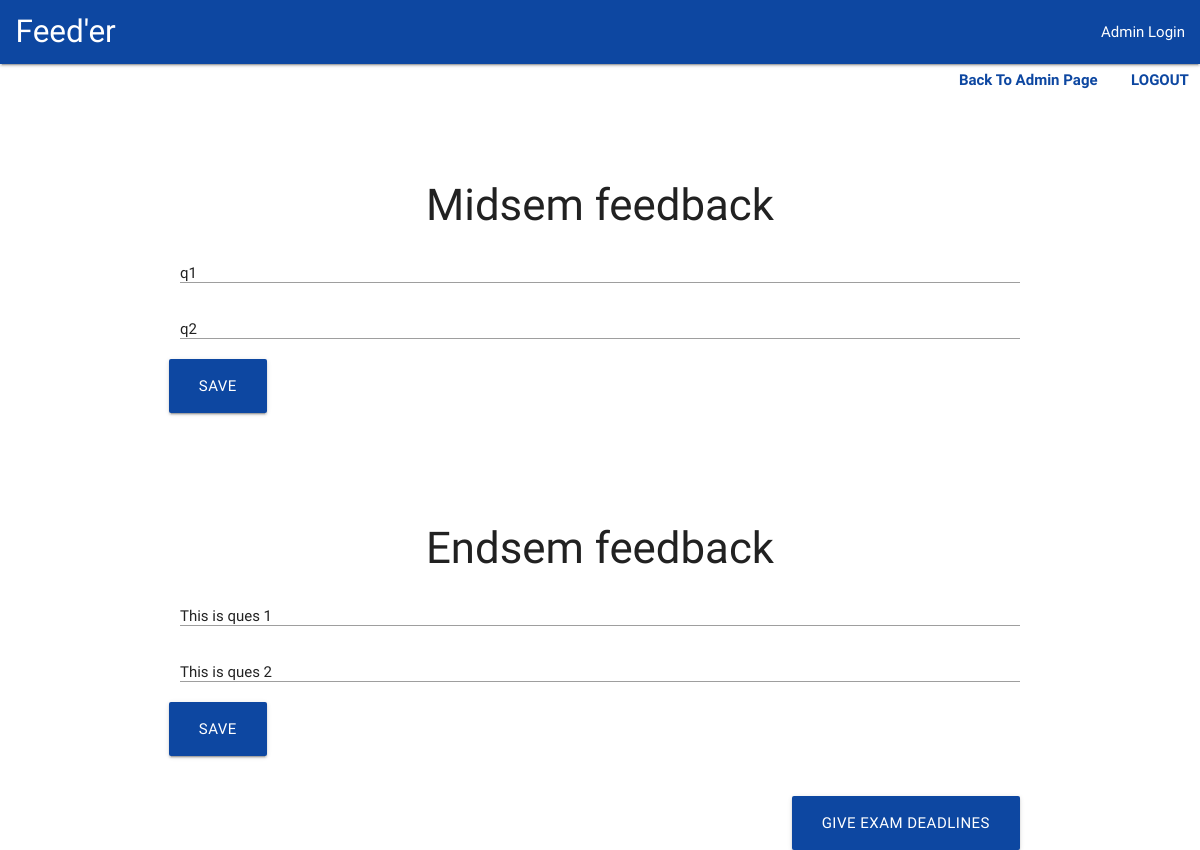
Screenshot of /adminApp/feedbackform/CS 251/ with the database file from the repository.
### adminApp/models.py (models this page shows, shortened)
class course(models.Model):
    course_name = models.CharField(max_length=50)
    course_number = models.CharField(max_length=20)
    mid_deadline = models.DateField(null="true")
    end_deadline = models.DateField(null="true")

class midsemquestion(models.Model):
    ques = models.CharField(max_length=1000)
    course = models.ForeignKey('course')
    def __str__(self):
        return self.ques

class endsemquestion(models.Model):
    ques = models.CharField(max_length=1000)
    course = models.ForeignKey('course')
    def __str__(self):
        return self.ques

### adminApp/views.py (the view)
# urls.py: url(r'^feedbackform/(?P<course_number>[\d\D]+)/',views.feedbackform,name="feedback"),
def feedbackform(request,course_number):
    coursecurrent = course.objects.get(course_number=course_number)
    context ={"course": coursecurrent, 'endques': coursecurrent.endsemquestion_set.all(), 'midques': coursecurrent.midsemquestion_set.all()}
    return render(request,"adminApp/feedback.html",context)

### adminApp/templates/adminApp/feedback.html (shortened to what this page needs)
{% extends "homepage/base.html" %}
{% block content %}
<a href="/adminApp/logout_admin">
          <h6 class="header right" style="color:#0d47a1;"><b>&nbsp;&nbsp;&nbsp;&nbsp;&nbsp;&nbsp;LOGOUT</b>&nbsp;&nbsp;&nbsp;</h6>
    </a>
<a href="/adminApp/welcome">
<h6 class="header right" style="color:#0d47a1;"><b>Back To Admin Page</b>&nbsp;&nbsp;&nbsp;</h6>
    </a>
    <br><br>
<div class="container">
  <div id="midfeed"  style="padding-top:50px;">
    <h3 align="center">Midsem feedback</h3>
        <div class="row">
        <form class="col s12" name="midform" method="post" action="/adminApp/mid_feedback/">
          <div class="row">
            <div class="input-field col s12">
              <input name= "q1" id="q1" value="{{midques.0}}" class="materialize-textarea" class="validate"></input>
            </div>
            <div class="input-field col s12">
              <input name="q2" id="q2" type="text" placeholder="Question 1" class="materialize-textarea"  value="{{midques.1}}" class="validate"></input>
            </div>
            <button class="btn btn-large blue darken-4" type="submit" name="action">Save</button>
          </div>
        </form>
      </div>
  </div>
</div>
<div class="container">
  <div id="endfeed"  style="padding-top:50px;">
    <h3 align="center">Endsem feedback</h3>
        <div class="row">
        <form class="col s12" name="endform" method="post" action="/adminApp/end_feedback/">
          <div class="row">
            <div class="input-field col s12">
              <input name= "q1" id="q1" type="text" placeholder="Question 1" class="materialize-textarea" value="{{endques.0}}" class="validate"></input>
            </div>
            <div class="input-field col s12">
              <input name="q2" id="q2" type="text" placeholder="Question 2" class="materialize-textarea" value="{{endques.1}}" class="validate"></input>
            </div>
            <button class="btn btn-large blue darken-4" type="submit" name="action">Save</button>
          </div>
        </form>
      </div>
       <a href="/adminApp/deadlineform/{{course.course_number}}">
          <button class="btn btn-large blue darken-4 right" name="action">Give Exam Deadlines</button>
        </a>
  </div>
</div>
{% endblock %}

### rows the page displays
course: q1 "q1", q1 "This is ques 1"
midsemquestion: q2 "q2"
endsemquestion: q2 "This is ques 2"
